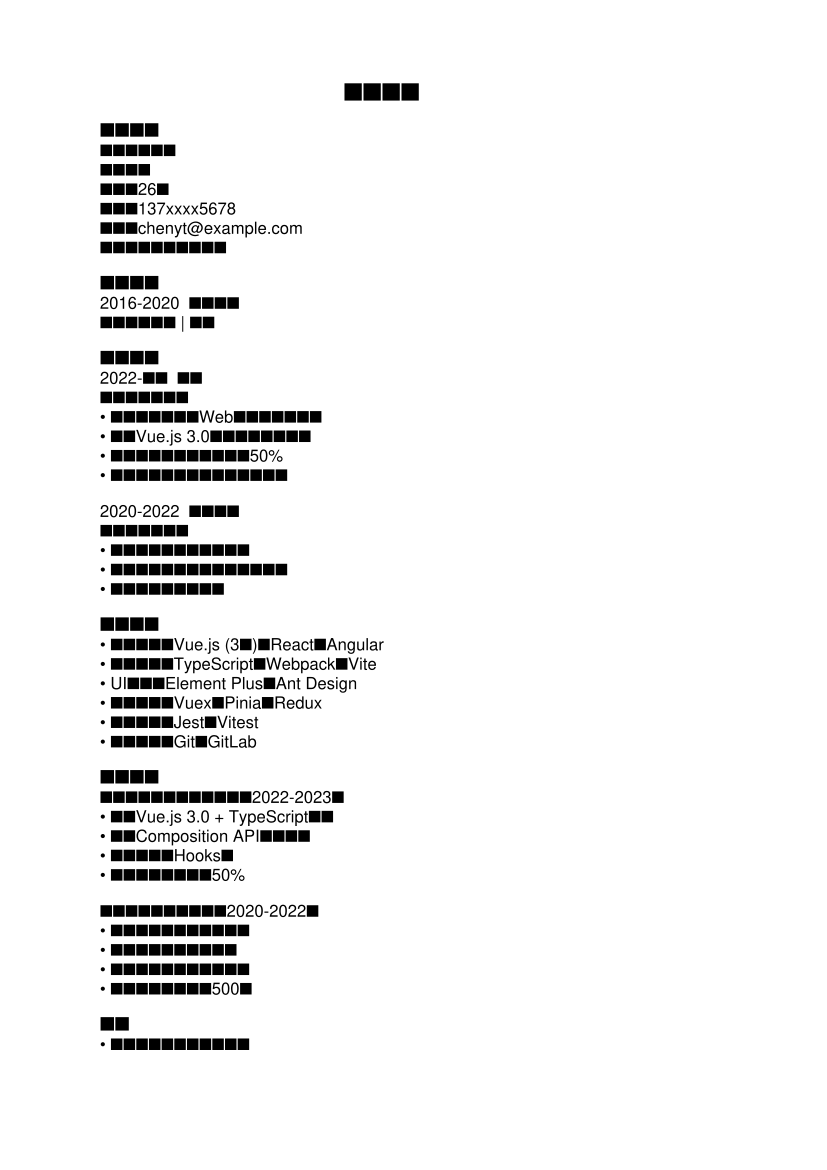

This figure's Python source:
from reportlab.pdfgen import canvas
from reportlab.lib.pagesizes import A4
from reportlab.pdfbase import pdfmetrics
from reportlab.lib.units import inch
import os

def create_resume(filename, content):
    c = canvas.Canvas(filename, pagesize=A4)
    width, height = A4
    
    # 设置中文字体
    c.setFont("Helvetica", 12)
    
    # 写入内容
    y = height - inch
    for line in content.split('\n'):
        if not line.strip():
            y -= 12
            continue
        if line.startswith('个人简历'):
            c.setFont("Helvetica-Bold", 18)
            c.drawString(width/2 - 50, y, line)
            c.setFont("Helvetica", 12)
        elif any(line.startswith(section) for section in ['基本信息', '教育背景', '工作经验', '专业技能', '项目经验', '证书', '自我评价']):
            c.setFont("Helvetica-Bold", 14)
            c.drawString(inch, y, line)
            c.setFont("Helvetica", 12)
        else:
            c.drawString(inch, y, line)
        y -= 14
        if y < inch:
            c.showPage()
            y = height - inch
    
    c.save()

# 前端开发工程师简历内容
content = """个人简历

基本信息
姓名：陈雨婷
性别：女
年龄：26岁
电话：137xxxx5678
邮箱：chenyt@example.com
现居地：杭州市西湖区

教育背景
2016-2020  浙江大学
数字媒体技术 | 本科

工作经验
2022-至今  网易
高级前端工程师
• 负责网易云音乐Web端核心功能开发
• 使用Vue.js 3.0重构用户中心模块
• 优化首屏加载时间，提升50%
• 开发组件库，提升团队开发效率

2020-2022  阿里巴巴
前端开发工程师
• 参与淘宝直播间前端开发
• 实现直播间商品展示和互动功能
• 开发通用动画组件库

专业技能
• 前端框架：Vue.js (3年)，React，Angular
• 开发工具：TypeScript，Webpack，Vite
• UI框架：Element Plus，Ant Design
• 状态管理：Vuex，Pinia，Redux
• 测试工具：Jest，Vitest
• 版本控制：Git，GitLab

项目经验
网易云音乐用户中心重构（2022-2023）
• 使用Vue.js 3.0 + TypeScript重构
• 实现Composition API最佳实践
• 开发自定义Hooks库
• 首屏加载性能提升50%

淘宝直播间前端开发（2020-2022）
• 开发直播间商品展示模块
• 实现礼物动画特效系统
• 优化直播间实时互动功能
• 日均服务用户超过500万

证书
• 阿里巴巴前端认证工程师
• Vue.js核心开发者认证
• 前端性能优化专家认证

自我评价
• 3年Vue.js开发经验，精通前端开发
• 具有大型项目开发和性能优化经验
• 良好的团队协作和沟通能力
• 对前端新技术保持持续学习"""

if __name__ == '__main__':
    output_dir = os.path.dirname(__file__)
    create_resume(os.path.join(output_dir, 'frontend_developer.pdf'), content)
